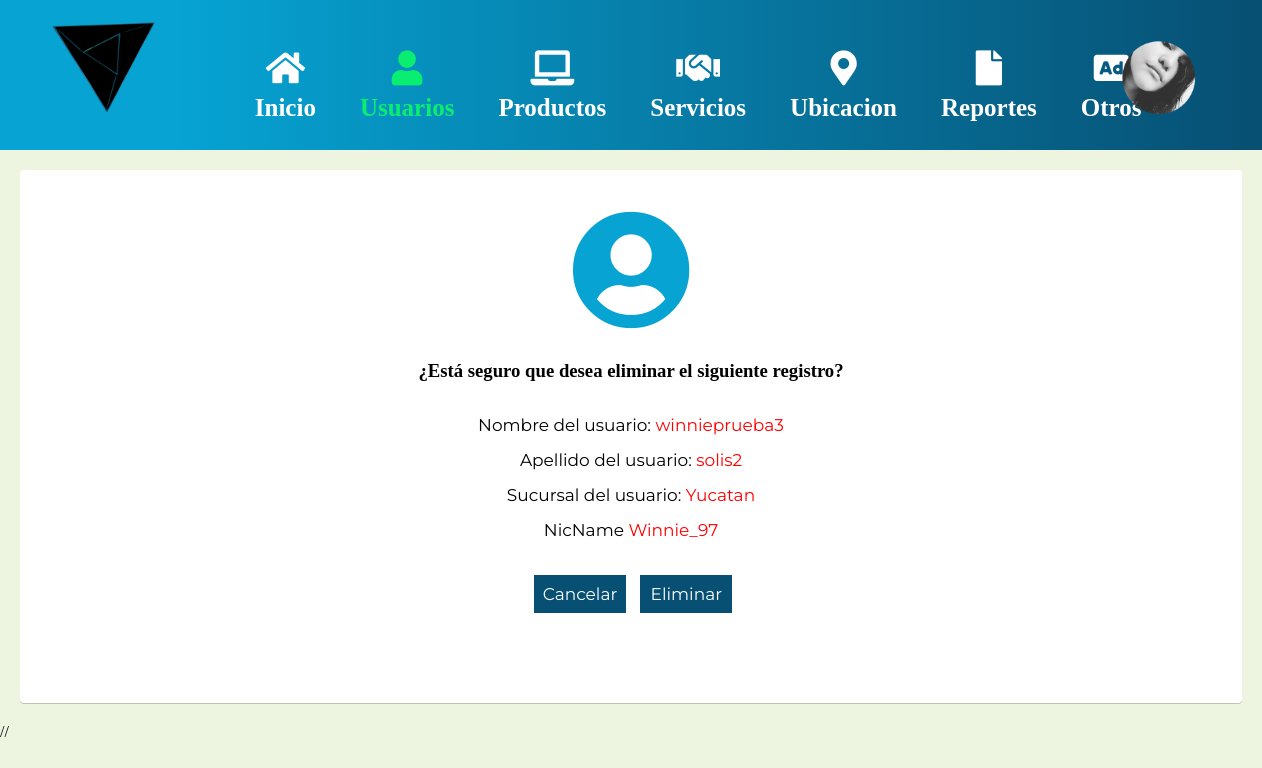
Screenshot of /elim-us.php?id=7 (signed in) with the database file from the repository.
### tables this page shows
CREATE TABLE `persona` (
  `idpersona` int(11) NOT NULL AUTO_INCREMENT,
  `nombres` varchar(30) NOT NULL,
  `apellidos` varchar(30) NOT NULL,
  `correo` varchar(30) NOT NULL,
  `telefono` int(11) NOT NULL,
  `idsucursal` int(11) NOT NULL,
  PRIMARY KEY (`idpersona`),
  KEY `idsucursal` (`idsucursal`),
  CONSTRAINT `persona_ibfk_1` FOREIGN KEY (`idsucursal`) REFERENCES `sucursal` (`idsucursal`)
);

CREATE TABLE `sucursal` (
  `idsucursal` int(11) NOT NULL AUTO_INCREMENT,
  `nombreSC` varchar(30) NOT NULL,
  `direccionSC` varchar(30) NOT NULL,
  `telefonoSC` int(11) NOT NULL,
  `codigopostalSC` int(11) NOT NULL,
  `idestado` int(11) NOT NULL,
  PRIMARY KEY (`idsucursal`),
  KEY `idestado` (`idestado`),
  CONSTRAINT `sucursal_ibfk_1` FOREIGN KEY (`idestado`) REFERENCES `estado` (`idestado`)
);

CREATE TABLE `usuariolog` (
  `idusuarioLog` int(11) NOT NULL AUTO_INCREMENT,
  `idpersona` int(11) NOT NULL,
  `nickName` varchar(30) NOT NULL,
  `pass` varchar(30) NOT NULL,
  `idtipousuario` int(11) NOT NULL,
  PRIMARY KEY (`idusuarioLog`),
  KEY `idpersona` (`idpersona`),
  KEY `idtipousuario` (`idtipousuario`),
  CONSTRAINT `idpersn` FOREIGN KEY (`idpersona`) REFERENCES `persona` (`idpersona`),
  CONSTRAINT `idtipous` FOREIGN KEY (`idtipousuario`) REFERENCES `tipousuario` (`idtipousuario`)
);

### elim-us.php (the view, shortened to what this page needs)
<?php
     if(isset($_GET['id']))
     {
         $claveid = $_GET['id'];
     }
    include('conexion.php');
    if(empty($_REQUEST['id'])){
        header("location: usuarios.php");
    }else{
        $claveid = $_REQUEST['id'];
    }
    $queryus = mysqli_query($mysqli, "SELECT * FROM persona INNER JOIN usuariolog ON persona.idpersona = usuariolog.idpersona INNER JOIN tipousuario ON usuariolog.idtipousuario = tipousuario.idtipousuario INNER JOIN sucursal ON persona.idsucursal = sucursal.idsucursal WHERE persona.idpersona = $claveid ");
    $result_usuario = mysqli_num_rows($queryus);
    if($result_usuario > 0){
        $data_usuario = mysqli_fetch_assoc($queryus);
    }
?>
<!DOCTYPE html>
<html lang="en">
<head>
    <link rel="stylesheet" href="css/style.css">
     <link rel="stylesheet" href="https://use.fontawesome.com/releases/v5.8.1/css/all.css">
</head>
<body>
<header>
        <section class="principal">
            <img src="img/logo-ST.PNG" alt="">
        </section>
        <section class="usuario">
            <ul>
                <li><a href=""><img src="img/winnie.png" alt=""></a>
                </li>
            </ul>
        </section>
        <nav>
            <ul class="nav-icon">
               <li><a href="2index.php"><i class="fas fa-home p-ico"><br><span>Inicio</span></i></a></li>
               <li><a href="usuarios.php" ><i class="fas fa-user active"><br><span>Usuarios</span></i></a></li>
               <li><a href="productos.php"><i class="fas fa-laptop"><br><span>Productos</span></i></a></li>
               <li><a href="servicios.php"><i class="fas fa-handshake"><br><span>Servicios</span></i></a></li>
               <li><a href="ubicacion.php"><i class="fas fa-map-marker-alt"><br><span>Ubicacion</span></i></a></li>
               <li><a href="reportes.php"><i class="fas fa-file"><br><span>Reportes</span></i></a></li>
               <li><a href="otros.php"><i class="fas fa-ad"><br><span>Otros</span></i></a></li>
            </ul>
        </nav>
    </header>
<section class="content">
    <center>
        <section class="content_delete">
            <i class="fas fa-user-circle"></i>
            <h3>¿Está seguro que desea eliminar el siguiente registro?</h3>
            <br>
            <p>Nombre del usuario: <span><?php echo $data_usuario['nombres'];  ?></span></p>
            <p>Apellido del usuario: <span><?php echo $data_usuario['apellidos'];  ?></span></p>
            <p>Sucursal del usuario: <span><?php echo $data_usuario['nombreSC'];  ?></span></p>
            <p>NicName <span><?php echo $data_usuario['nickName'] ?></span></p>
            <form action="" method="post" >
                <a href="usuarios.php" class="btn-cancel">Cancelar</a>
                <button type="submit" name="elim" class="btn-eli">Eliminar</button>
            </form>
        </section>
    </center>
</section>
//
</body>
</html>

### css/style.css (style rules this page uses)
* { padding: 0; margin: 0; }
.content { margin: 20px 20px 20px 20px; padding: 20px; background: white; border-radius: 4px; box-shadow: 0 1px 0 rgba(0, 0, 0, 0.2); }
body { overflow-x: hidden; background: #EDF5E0; }
header { background: linear-gradient(to right, rgba(6, 163, 211, 1) 0%, rgba(6, 163, 211, 1) 14%, rgba(7, 79, 115, 1) 100%); width: 100%; height: 150px; }
.principal { display: inline-block; width: 20%; }
.principal img { width: 43%; margin: 20px 20px 20px 50px; }
nav { display: inline-block; vertical-align: top; margin-top: 50px; margin-left: -278px; }
.nav-icon i span { font-size: 25px !important; }
.active { color: #09ee70 !important; }
nav li { list-style: none; text-align: center; display: inline-block; margin: 0px 20px; }
nav li i { color: #ffffff; font-size: 35px; }
.usuario { display: inline-block !important; width: 20%; vertical-align: top; position: relative; top: 20px; left: 64%; }
.usuario img { width: 30%; margin-left: 57px; margin-top: 20px; display: inline-block; }
.usuario li { text-decoration: none; list-style: none; }
form { margin-left: 44px; margin-bottom: 50px; }
.content_delete { margin-top: 20px; }
.content_delete .fa-user-circle { font-size: 120px; margin-bottom: 30px; color: #06A3D3; }
.content_delete p { font-size: 17px; font-family: 'Montserrat', sans-serif; margin: 15px 0px; }
.content_delete p span { color: red; }
.content_delete form a { background: #074f73; padding:9px; color: #ffffff; text-decoration: none; font-family: 'Montserrat', sans-serif; font-size: 17px; margin: 20px 10px 0px -40px; }
.content_delete form button { width: 92px; background: #074f73; padding: 9px; color: #ffffff; text-decoration: none; font-family: 'Montserrat', sans-serif; font-size: 17px; border: none; margin: 20px 0px; cursor: pointer; }

### rows the page displays
persona: nombres "winnieprueba3", apellidos "solis2", idsucursal.nombreSC "Yucatan", usuariolog.nickName "Winnie_97"
